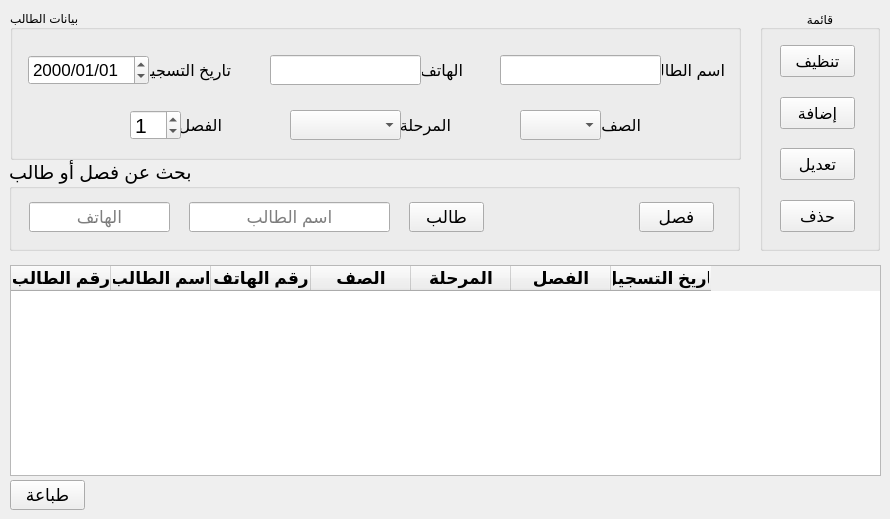
    <widget class="QWidget" name="tab_5">
     <attribute name="title">
      <string notr="true">تسجيل الطلاب</string>
     </attribute>
     <widget class="QTableWidget" name="tableWidget_5">
      <property name="geometry">
       <rect>
        <x>10</x>
        <y>265</y>
        <width>871</width>
        <height>211</height>
       </rect>
      </property>
      <property name="font">
       <font>
        <family>Arial</family>
        <pointsize>13</pointsize>
        <weight>75</weight>
        <bold>true</bold>
       </font>
      </property>
      <column>
       <property name="text">
        <string>رقم الطالب</string>
       </property>
      </column>
      <column>
       <property name="text">
        <string>اسم الطالب</string>
       </property>
      </column>
      <column>
       <property name="text">
        <string>رقم الهاتف</string>
       </property>
      </column>
      <column>
       <property name="text">
        <string>الصف</string>
       </property>
      </column>
      <column>
       <property name="text">
        <string>المرحلة</string>
       </property>
      </column>
      <column>
       <property name="text">
        <string>الفصل</string>
       </property>
      </column>
      <column>
       <property name="text">
        <string>تاريخ التسجيل</string>
       </property>
      </column>
     </widget>
     <widget class="QGroupBox" name="groupBox_11">
      <property name="geometry">
       <rect>
        <x>10</x>
        <y>10</y>
        <width>731</width>
        <height>150</height>
       </rect>
      </property>
      <property name="title">
       <string>بيانات الطالب</string>
      </property>
      <widget class="QLabel" name="label_23">
       <property name="geometry">
        <rect>
         <x>652</x>
         <y>45</y>
         <width>63</width>
         <height>30</height>
        </rect>
       </property>
       <property name="font">
        <font>
         <pointsize>12</pointsize>
        </font>
       </property>
       <property name="text">
        <string>اسم الطالب</string>
       </property>
      </widget>
      <widget class="QLabel" name="label_29">
       <property name="geometry">
        <rect>
         <x>412</x>
         <y>45</y>
         <width>41</width>
         <height>30</height>
        </rect>
       </property>
       <property name="font">
        <font>
         <pointsize>12</pointsize>
        </font>
       </property>
       <property name="text">
        <string>الهاتف</string>
       </property>
      </widget>
      <widget class="QLineEdit" name="lineEdit_25">
       <property name="enabled">
        <bool>true</bool>
       </property>
       <property name="geometry">
        <rect>
         <x>490</x>
         <y>45</y>
         <width>161</width>
         <height>30</height>
        </rect>
       </property>
       <property name="font">
        <font>
         <pointsize>12</pointsize>
        </font>
       </property>
      </widget>
      <widget class="QLineEdit" name="lineEdit_26">
       <property name="geometry">
        <rect>
         <x>260</x>
         <y>45</y>
         <width>151</width>
         <height>30</height>
        </rect>
       </property>
       <property name="font">
        <font>
         <pointsize>12</pointsize>
        </font>
       </property>
      </widget>
      <widget class="QLabel" name="label_32">
       <property name="geometry">
        <rect>
         <x>590</x>
         <y>100</y>
         <width>41</width>
         <height>30</height>
        </rect>
       </property>
       <property name="font">
        <font>
         <pointsize>12</pointsize>
        </font>
       </property>
       <property name="text">
        <string>الصف</string>
       </property>
      </widget>
      <widget class="QLabel" name="label_44">
       <property name="geometry">
        <rect>
         <x>390</x>
         <y>100</y>
         <width>51</width>
         <height>30</height>
        </rect>
       </property>
       <property name="font">
        <font>
         <pointsize>12</pointsize>
        </font>
       </property>
       <property name="text">
        <string>المرحلة</string>
       </property>
      </widget>
      <widget class="QLabel" name="label_45">
       <property name="geometry">
        <rect>
         <x>140</x>
         <y>45</y>
         <width>81</width>
         <height>30</height>
        </rect>
       </property>
       <property name="font">
        <font>
         <pointsize>12</pointsize>
        </font>
       </property>
       <property name="text">
        <string>تاريخ التسجيل</string>
       </property>
      </widget>
      <widget class="QDateEdit" name="dateEdit_2">
       <property name="geometry">
        <rect>
         <x>18</x>
         <y>45</y>
         <width>121</width>
         <height>30</height>
        </rect>
       </property>
       <property name="font">
        <font>
         <pointsize>13</pointsize>
        </font>
       </property>
       <property name="displayFormat">
        <string>yyyy/MM/dd</string>
       </property>
      </widget>
      <widget class="QComboBox" name="comboBox_11">
       <property name="geometry">
        <rect>
         <x>510</x>
         <y>100</y>
         <width>81</width>
         <height>30</height>
        </rect>
       </property>
       <property name="font">
        <font>
         <pointsize>12</pointsize>
        </font>
       </property>
      </widget>
      <widget class="QComboBox" name="comboBox_12">
       <property name="geometry">
        <rect>
         <x>280</x>
         <y>100</y>
         <width>111</width>
         <height>30</height>
        </rect>
       </property>
       <property name="font">
        <font>
         <pointsize>12</pointsize>
        </font>
       </property>
      </widget>
      <widget class="QLabel" name="label_66">
       <property name="geometry">
        <rect>
         <x>171</x>
         <y>100</y>
         <width>41</width>
         <height>30</height>
        </rect>
       </property>
       <property name="font">
        <font>
         <pointsize>12</pointsize>
        </font>
       </property>
       <property name="text">
        <string>الفصل</string>
       </property>
      </widget>
      <widget class="QSpinBox" name="spinBox_3">
       <property name="geometry">
        <rect>
         <x>120</x>
         <y>100</y>
         <width>51</width>
         <height>30</height>
        </rect>
       </property>
       <property name="font">
        <font>
         <pointsize>16</pointsize>
        </font>
       </property>
       <property name="value">
        <number>1</number>
       </property>
      </widget>
     </widget>
     <widget class="QGroupBox" name="groupBox_3">
      <property name="geometry">
       <rect>
        <x>9</x>
        <y>160</y>
        <width>731</width>
        <height>91</height>
       </rect>
      </property>
      <property name="font">
       <font>
        <pointsize>14</pointsize>
       </font>
      </property>
      <property name="title">
       <string>بحث عن فصل أو طالب</string>
      </property>
      <widget class="QPushButton" name="pushButton_32">
       <property name="geometry">
        <rect>
         <x>400</x>
         <y>42</y>
         <width>75</width>
         <height>30</height>
        </rect>
       </property>
       <property name="font">
        <font>
         <pointsize>13</pointsize>
        </font>
       </property>
       <property name="text">
        <string>طالب</string>
       </property>
      </widget>
      <widget class="QLineEdit" name="lineEdit_27">
       <property name="geometry">
        <rect>
         <x>180</x>
         <y>42</y>
         <width>201</width>
         <height>30</height>
        </rect>
       </property>
       <property name="font">
        <font>
         <pointsize>13</pointsize>
        </font>
       </property>
       <property name="alignment">
        <set>Qt::AlignCenter</set>
       </property>
       <property name="placeholderText">
        <string>اسم الطالب</string>
       </property>
      </widget>
      <widget class="QLineEdit" name="lineEdit_28">
       <property name="geometry">
        <rect>
         <x>20</x>
         <y>42</y>
         <width>141</width>
         <height>30</height>
        </rect>
       </property>
       <property name="font">
        <font>
         <pointsize>13</pointsize>
        </font>
       </property>
       <property name="alignment">
        <set>Qt::AlignCenter</set>
       </property>
       <property name="placeholderText">
        <string>الهاتف</string>
       </property>
      </widget>
      <widget class="QPushButton" name="pushButton_37">
       <property name="geometry">
        <rect>
         <x>630</x>
         <y>42</y>
         <width>75</width>
         <height>30</height>
        </rect>
       </property>
       <property name="font">
        <font>
         <pointsize>13</pointsize>
        </font>
       </property>
       <property name="text">
        <string>فصل</string>
       </property>
      </widget>
     </widget>
     <widget class="QPushButton" name="pushButton_38">
      <property name="geometry">
       <rect>
        <x>10</x>
        <y>480</y>
        <width>75</width>
        <height>30</height>
       </rect>
      </property>
      <property name="font">
       <font>
        <pointsize>13</pointsize>
       </font>
      </property>
      <property name="text">
       <string>طباعة</string>
      </property>
     </widget>
     <widget class="QGroupBox" name="groupBox_10">
      <property name="geometry">
       <rect>
        <x>760</x>
        <y>10</y>
        <width>120</width>
        <height>241</height>
       </rect>
      </property>
      <property name="title">
       <string>قائمة</string>
      </property>
      <property name="alignment">
       <set>Qt::AlignCenter</set>
      </property>
      <widget class="QPushButton" name="pushButton_33">
       <property name="geometry">
        <rect>
         <x>20</x>
         <y>35</y>
         <width>75</width>
         <height>32</height>
        </rect>
       </property>
       <property name="font">
        <font>
         <pointsize>12</pointsize>
        </font>
       </property>
       <property name="text">
        <string>تنظيف</string>
       </property>
      </widget>
      <widget class="QPushButton" name="pushButton_34">
       <property name="geometry">
        <rect>
         <x>20</x>
         <y>87</y>
         <width>75</width>
         <height>32</height>
        </rect>
       </property>
       <property name="font">
        <font>
         <pointsize>12</pointsize>
        </font>
       </property>
       <property name="text">
        <string>إضافة</string>
       </property>
      </widget>
      <widget class="QPushButton" name="pushButton_35">
       <property name="geometry">
        <rect>
         <x>20</x>
         <y>138</y>
         <width>75</width>
         <height>32</height>
        </rect>
       </property>
       <property name="font">
        <font>
         <pointsize>12</pointsize>
        </font>
       </property>
       <property name="text">
        <string>تعديل</string>
       </property>
      </widget>
      <widget class="QPushButton" name="pushButton_36">
       <property name="geometry">
        <rect>
         <x>20</x>
         <y>190</y>
         <width>75</width>
         <height>32</height>
        </rect>
       </property>
       <property name="font">
        <font>
         <pointsize>12</pointsize>
        </font>
       </property>
       <property name="text">
        <string>حذف</string>
       </property>
      </widget>
     </widget>
    </widget>
